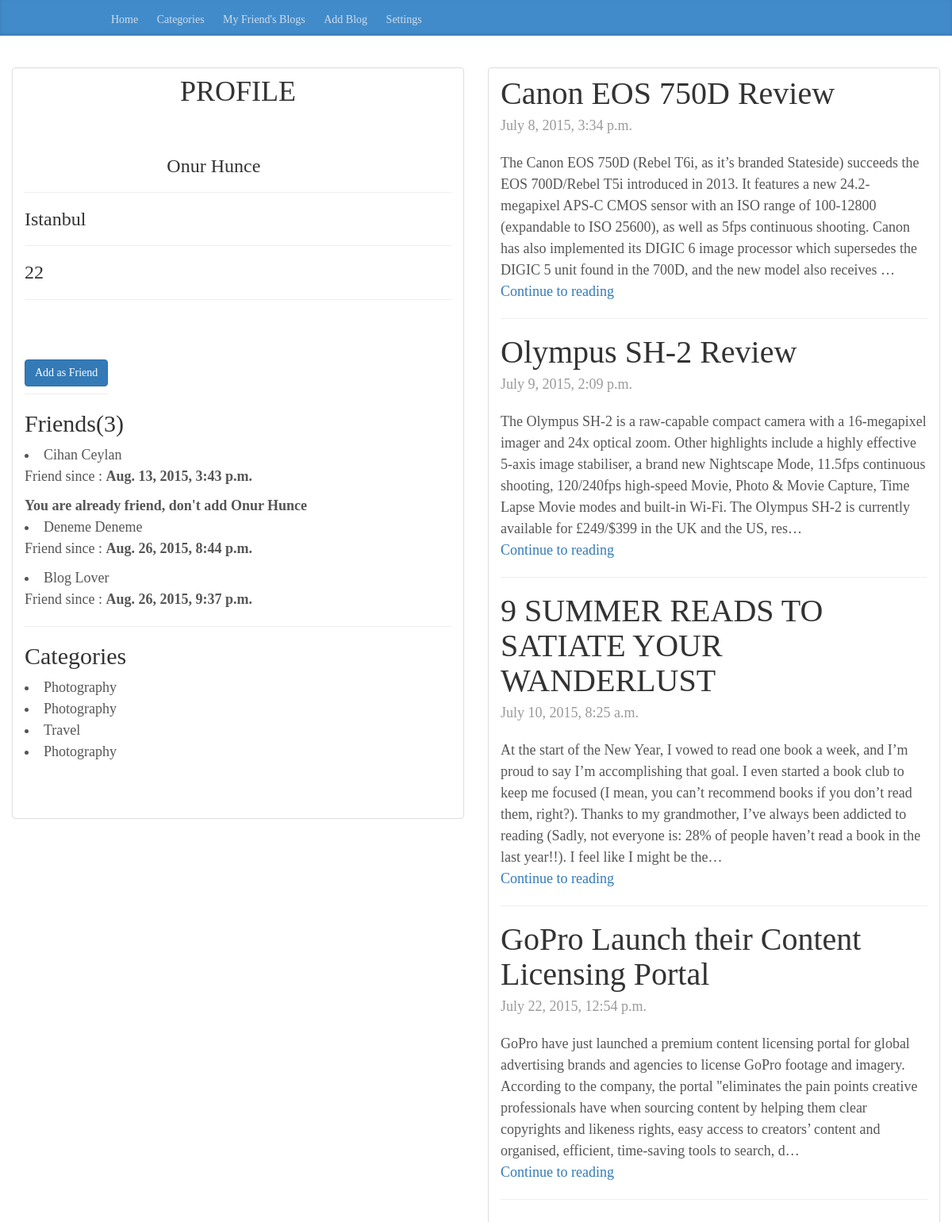
/user/onur-hunce/ (signed in), run on the app's committed database.
### BlogApp/models.py (models this page shows, shortened)
class Blog(models.Model):
    category_choices = (
        ('Music', 'Music'),
        ('Sport', 'Sport'),
        ('Fashion', 'Fashion'),
        ('Travel', 'Travel'),
        ('Cinema', 'Cinema'),
        ('Photography', 'Photography'),
        ('Food', 'Food'),
        ('Technology', 'Technology'),
        ('Health', 'Health'),
        ('Education', 'Education'),
        ('Politics', 'Politics'),
        ('Other', 'Other'),
    )
    title = models.CharField(max_length=100)
    body = models.TextField(max_length=2000)
    category = models.CharField(
        max_length=11, choices=category_choices, blank=True)
    publish_date = models.DateTimeField(
        'date published', default=datetime.datetime.now, blank=True,
        null=True)
    owner = models.ForeignKey(UserProfile)
    image = StdImageField(
        upload_to='images/', blank=True, null=True, variations={'thumbnail': (
        750, 400)})

class UserProfile(models.Model):
    user = models.OneToOneField(User, unique=True)
    full_name = models.CharField(max_length=200)
    age = models.IntegerField(blank=True)
    location = models.CharField(max_length=300)
    slug_name = models.SlugField(blank=True)
    profile_pic = StdImageField(
        upload_to='images/profile', blank=True, variations={'thumbnail': (450, 300)})
    def __unicode__(self):
        return self.full_name

class Friend(models.Model):
    friend = models.ForeignKey(User, null=True)
    added_friend = models.ForeignKey(User, related_name="added_friend", null=True)
    friendship_date = models.DateTimeField(
        'friend_date', default=datetime.datetime.now, blank=True)
    class Meta:
        unique_together = ('added_friend', 'friend')
    def __unicode__(self):
        return self.added_friend.userprofile.full_name

### BlogApp/views.py (the view)
# urls.py: url(r'^user/([a-z_-]+)/$', views.get_user_profile_page_and_his_posts,
@login_required
def get_user_profile_page_and_his_posts(request, username):
    blog_name = Blog.objects.filter(
        owner__slug_name=username).select_related('owner__user')
    user_name = UserProfile.objects.get(slug_name=username)
    friends = Friend.objects.filter(
        Q(friend=user_name.user) | Q(
            added_friend=user_name.user)).select_related('added_friend')
    form = add_as_friend_form(request, user_name)
    return render(request, "BlogApp/users.html",
                  {'form': form,
                   "name": blog_name,
                   "friends": friends,
                   "username": user_name
                   })

### BlogApp/templatetags/blog_tags.py (called while the page is built)
@register.inclusion_tag("BlogApp/main.html")
def main():
	return {}

### BlogApp/views.py (called while the page is built)
def add_as_friend_form(request, username):
    if request.method == 'POST':
        form = FriendForm(
            request.POST,
            initial={'friend': request.user, 'added_friend': username.user})
        if form.is_valid():
            form.save()
            messages.success(request, 'You are friends!')
        messages.warning(request, 'Something went wrong!')
        return render(request, "BlogApp/blog.html", {'form': form})
    else:
        form = FriendForm(
            initial={'friend': request.user, 'added_friend': username.user})
    return form

### BlogApp/templates/BlogApp/users.html (shortened to what this page needs)
<!DOCTYPE html>
<html>
<head>
    <link href="/static/BlogApp/css/bootstrap.min.css" rel="stylesheet">
    <link href="/static/BlogApp/css/blog.css" rel="stylesheet">
</head>
<body>
  {% load blog_tags %}
   {%main%}
<div class="col-md-6 blog-main" style="margin-top:40px">
  <div class="list-group-item">
  <div class="blog-post">
          <div class="list-group">
          <h1 style="text-align:center; margin-bottom:60px"> PROFILE </h1>
      {% for user in name %}
    {% if forloop.counter == 1%}
    <div class="col-md-4">
    </div>
    <h3> {{user.owner.full_name}} </h3>
    <hr>
     <h3> {{user.owner.location}} </h3>
     <hr>
      <h3> {{user.owner.age}} </h3>
       <hr>
        {%if request.user != user.owner.user%}
            <div class="actionBox">
                <form action="/user/{{user.owner.slug_name}}/"  onclick="return checkform()"
                method="POST" class="form-inline"
                role="form">{% csrf_token %}
                    <div class="form-group" style="margin-top:10px">
                        <div class="page-header">
                            <button type="submit" value="Submit" style=" margin-top:5px" class="btn btn-primary">Add as Friend
                            </button>
                        </div>
                    </div>
                </form>
            </div>
         {%endif%}
         <h2> Friends({{friends.count}}) </h2>
        {%for friend in friends%}
        {%if request.user == friend.added_friend%}
        {%if friend.friend == username.user%}
        <b> You are already friend, don't add {{username}} </b>
        {%endif%}
        {%endif%}
        {%if friend.added_friend == username.user %}
         <li> {{friend.friend.userprofile.full_name}} </li>
      {%else%}
          <li> {{friend}} </li>
      {%endif%}
          <p> Friend since : <b> {{friend.friendship_date}} </b> </p>
      {%endfor%}
        <hr>
        <h2> Categories </h2>
        {%endif%}
         <li> {{user.category}} </li>
        {%endfor%}
       </div>
      </div>
    </div>
  </div>
<div class="col-md-6 blog-main" style="margin-top:40px">
  <div class="list-group-item">
  <div class="blog-post">
      {% if name%}
      {% for user in name %}
      <h2 class="blog-post-title">{{user.title}} </h2>
      <p class="blog-post-meta">{{user.publish_date}} </p>
         {{user.body|truncatechars:400}}
      <p>
        <a href="/blog/{{user.id}}"> Continue to reading </a>
      </p>
      <hr>
      {%endfor%}
      {%endif%}
      </div>
    </div>
  </div>
</body>
</html>

### BlogApp/static/BlogApp/css/blog.css (style rules this page uses)
body { font-family: Georgia, "Times New Roman", Times, serif; color: #555; }
h1, .h1, h2, .h2, h3, .h3, h4, .h4, h5, .h5, h6, .h6 { margin-top: 0; font-weight: normal; color: #333; }
.blog-main { font-size: 18px; line-height: 1.5; }
.blog-post { margin-bottom: 60px; }
.blog-post-title { margin-bottom: 5px; font-size: 40px; }
.blog-post-meta { margin-bottom: 20px; color: #999; }

### data on the page
Blog: owner.full_name "Onur Hunce", owner.location "Istanbul", owner.age "22", count "3", category "Photography", title "Canon EOS 750D Review", publish_date "July 8, 2015, 3:34 p.m.", body "The Canon EOS 750D (Rebel T6i, as it’s branded Stateside) succeeds the EOS 700D/Rebel T5i introduced in 2013. It features a new 24.2-megapixel APS-C CMOS sensor with an ISO range of 100-12800 (expandable to ISO 25600), as well as 5fps continuous shooting. Canon has also implemented its DIGIC 6 image processor which supersedes the DIGIC 5 unit found in the 700D, and the new model also receives …"
Friend: added_friend.full_name "Cihan Ceylan", friendship_date "Aug. 13, 2015, 3:43 p.m."
Friend: added_friend.full_name "Deneme Deneme", friendship_date "Aug. 26, 2015, 8:44 p.m."
UserProfile: full_name "Onur Hunce"
Friend: added_friend.full_name "Blog Lover", friendship_date "Aug. 26, 2015, 9:37 p.m."
Blog: category "Photography", title "Olympus SH-2 Review", publish_date "July 9, 2015, 2:09 p.m.", body "The Olympus SH-2 is a raw-capable compact camera with a 16-megapixel imager and 24x optical zoom. Other highlights include a highly effective 5-axis image stabiliser, a brand new Nightscape Mode, 11.5fps continuous shooting, 120/240fps high-speed Movie, Photo & Movie Capture, Time Lapse Movie modes and built-in Wi-Fi. The Olympus SH-2 is currently available for £249/$399 in the UK and the US, res…"
Blog: category "Travel", title "9 SUMMER READS TO SATIATE YOUR WANDERLUST", publish_date "July 10, 2015, 8:25 a.m.", body "At the start of the New Year, I vowed to read one book a week, and I’m proud to say I’m accomplishing that goal. I even started a book club to keep me focused (I mean, you can’t recommend books if you don’t read them, right?). Thanks to my grandmother, I’ve always been addicted to reading (Sadly, not everyone is: 28% of people haven’t read a book in the last year!!). I feel like I might be the…"
Blog: category "Photography", title "GoPro Launch their Content Licensing Portal", publish_date "July 22, 2015, 12:54 p.m.", body "GoPro have just launched a premium content licensing portal for global advertising brands and agencies to license GoPro footage and imagery. According to the company, the portal \"eliminates the pain points creative professionals have when sourcing content by helping them clear copyrights and likeness rights, easy access to creators’ content and organised, efficient, time-saving tools to search, d…"
